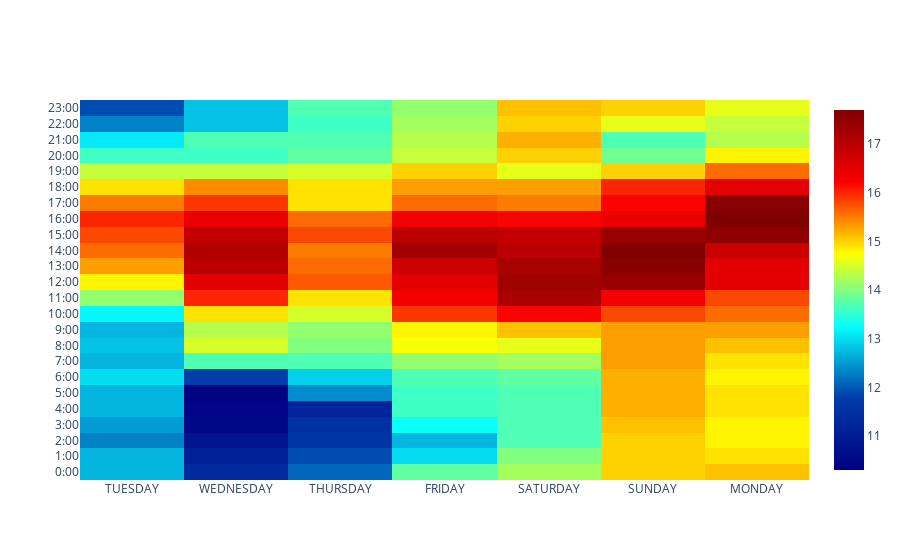

Write notebook code for a chart like this one.
### Markdown cell above
Let's create a heatmap for the weather in each of these locations:

### Code cell
data = [go.Heatmap(x=df1["DAY"], 
                   y=df1["LST_TIME"], 
                   z=df1["T_HR_AVG"],
                  colorscale="jet")]
layout = go.Layout(title="CA Temps", autosize=None,
                   width=600, height=1200, 
                   xaxis=dict(title="day"),
                   yaxis=dict(title="hour"))
fig = go.Figure(data=data, layout=layout)
pyo.iplot(data)

### Figure 1 — Plotly figure (JSON) as saved in the notebook; plotly's stock layout.template omitted (floating-point values rounded to 4 significant figures; data arrays with more than 128 entries replaced by an {"elided": "..."} marker saying what was removed)
{"data": [{"colorscale": [[0, "rgb(0,0,131)"], [0.2, "rgb(0,60,170)"], [0.4, "rgb(5,255,255)"], [0.6, "rgb(255,255,0)"], [0.8, "rgb(250,0,0)"], [1, "rgb(128,0,0)"]], "type": "heatmap", "x": {"elided": "168 str values"}, "y": {"elided": "168 str values"}, "z": {"elided": "168 float values"}}], "layout": {"autosize": true, "xaxis": {"autorange": true, "range": [-0.5, 6.5], "type": "category"}, "yaxis": {"autorange": true, "range": [-0.5, 23.5], "type": "category"}}}
